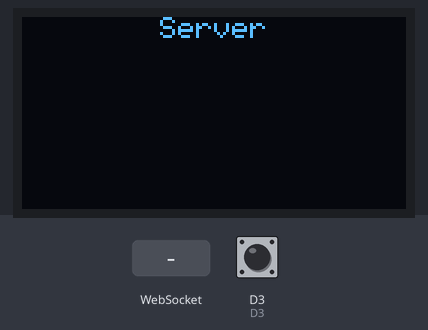
Simulated run of this sketch. Board: ESP8266 (NodeMCU). On the bench: 128×64 one-colour display. The inputs (shaded band) are chosen by the test bench; at power-on: D3 HIGH. WiFi joins after 1.5 s; servers stay silent unless stated; what the sketch prints to the serial monitor is not drawn.

Above: at 2.7 s.
2.8 s: D3 pulled LOW for 1 s
At 5.0 s:
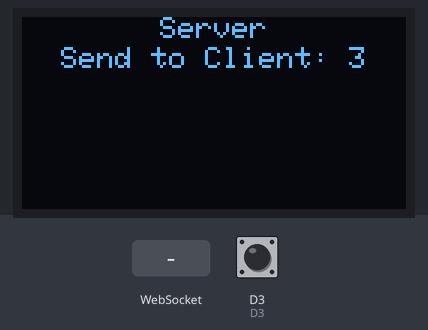
5.3 s: WebSocket text "1" received
At 5.34 s:
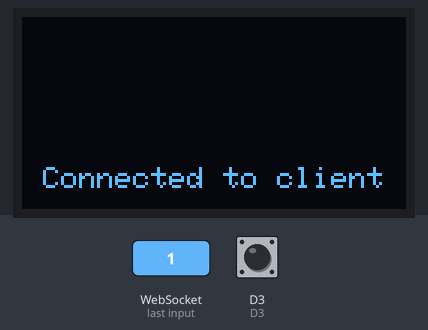
6.8 s: WebSocket text "0" received
At 7.5 s:
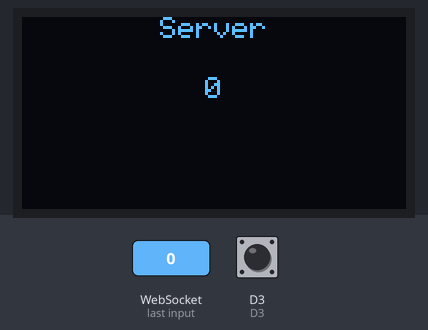
8.3 s: D3 pulled LOW for 0.15 s
At 8.64 s:
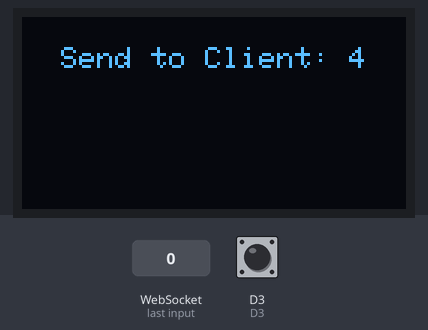
Timing chart, 0 to 11.1 s (numbered marks = the images above; inputs shaded):
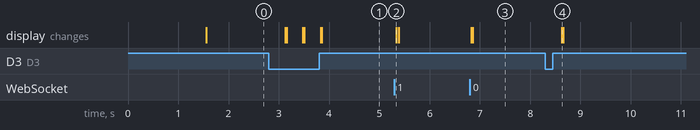

Measured:
- after the input at 2.8 s, the display: first changes after 0.33 s (image 1 shows a later state)
- after the input at 5.3 s, the display: changes at once (image 2)
- after the input at 6.8 s, the display: first changes at once (image 3 shows a later state)
- after the input at 8.3 s, the display: changes after 0.33 s (image 4)

The sketch:

Websocket_Server_ESP8266.ino
```cpp
#include <ESP8266WiFi.h>
#include <WebSocketsServer.h>
#include <iostream>
#include <Adafruit_GFX.h>
#include <Adafruit_SSD1306.h>

#define SCREEN_WIDTH 128 // OLED display width, in pixels
#define SCREEN_HEIGHT 64 // OLED display height, in pixels
#define OLED_RESET     -1 // Reset pin gui -1 de bao cho 8266 biet 1306 khong co chan reset
#define SCREEN_ADDRESS 0x3C // dia chi I2P cua OLED
Adafruit_SSD1306 display(SCREEN_WIDTH, SCREEN_HEIGHT, &Wire, OLED_RESET);

IPAddress local_IP(10, 0, 0, 178);
IPAddress gateway(10, 0, 0, 2);
IPAddress subnet(255, 255, 255, 0);
IPAddress primaryDNS(1, 1, 1, 1); //optional
IPAddress secondaryDNS(8, 8, 4, 4); //optional

int D3 = 0;
int count = 0;
const char* ssid = "your_id";
const char* password = "your_pass";


WebSocketsServer WebSocketsServer(80);
// webSocketServer.broadcastTXT(payload, length); để gửi cho tất cả các client.
void setup() {
  if (WiFi.config(local_IP, gateway, subnet, primaryDNS, secondaryDNS) == false){
    Serial.println("Faild");
  }
  WiFi.begin(ssid, password);
  Serial.begin(115200);
  if(!display.begin(SSD1306_SWITCHCAPVCC, SCREEN_ADDRESS)) {
  }
  display.clearDisplay();
  display.setTextColor(WHITE, BLACK);
  delay(500);
  if (WiFi.waitForConnectResult() != WL_CONNECTED) {
    Serial.printf("STA: Failed!\n");
    WiFi.disconnect(false);
    delay(1000);
    WiFi.begin(ssid, password);
  }
  Serial.println("Wifi_Connected");
  pinMode(D3, INPUT_PULLUP);
  WebSocketsServer.begin();
  Serial.println("WebSocket server started");
  Serial.println(WiFi.localIP());
  WebSocketsServer.onEvent(onWebSocketEvent);

}

void loop() {
  WebSocketsServer.loop();
  if (digitalRead(D3) == 0){
    display.clearDisplay();
    count += 1;
    // Serial.println(count);
    String message = "From Server: " + String(count);
    WebSocketsServer.broadcastTXT(message);
    String Send_to_Client = "Send to Client: " + String(count);
    int16_t xAPName = getCenteredX(Send_to_Client.c_str());
    display.setCursor(xAPName, 10);
    display.print(Send_to_Client);
    // display.println(count);
    Serial.println("Send to Client: " + String(count));
    delay(300);
    display.display();
  }
  int16_t xAPName = getCenteredX("Server");
  display.setCursor(xAPName, 0);
  display.println("Server");
  display.display();
}

int16_t getCenteredX(const char* text) {
  int16_t x1, y1;
  uint16_t w, h;
  display.getTextBounds(text, 0, 0, &x1, &y1, &w, &h);
  return (SCREEN_WIDTH - w) / 2;
}

void onWebSocketEvent(uint8_t num, WStype_t type, uint8_t * payload, size_t length) {
  switch(type) {
    case WStype_DISCONNECTED:
      Serial.println("Disconnected");
      display.fillScreen(SSD1306_WHITE);
      // display.setCursor(30,50);
      // display.println("Disconnected");
      display.display();
      break;
    case WStype_CONNECTED:
      display.clearDisplay();
      Serial.println("Connected to client");
      display.setCursor(7,50);
      display.println("Connected to client");
      display.display();
      break;
    case WStype_TEXT:
      display.clearDisplay();
      Serial.println((char*) payload);
      String Data_From_Client = (char*) payload;
      int16_t xAPName = getCenteredX(Data_From_Client.c_str());
      display.setCursor(xAPName, 20);
      display.println(Data_From_Client);
      display.display();
      WebSocketsServer.broadcastTXT("OK");
      break;
  }
}
// void onWebSocketEvent(WStype_t type, uint8_t * payload, size_t length) {
//   switch(type) {
//     case WStype_DISCONNECTED:
//       Serial.println("Disconnected!");
//       break;
//     case WStype_CONNECTED:
//       Serial.println("Connected to server!");
//       break;
//     case WStype_TEXT:
//       Serial.println("Got text: " + String((char*)payload));
//       // Xử lý tin nhắn nhận được từ server
//       break;
//   }
// }


// #include <ESP8266WiFi.h>
// #include <WebSocketsServer.h>
// const char* ssid = "your_id";
// const char* password = "your_pass";
// // ... (các khai báo khác)

// WebSocketsServer webSocketServer(80); // Khởi tạo server trên cổng 81

// void setup() {
//   Serial.begin(115200);
//   WiFi.begin(ssid, password);
//   if (WiFi.waitForConnectResult() != WL_CONNECTED) {
//     Serial.printf("STA: Failed!\n");
//     WiFi.disconnect(false);
//     delay(1000);
//     WiFi.begin(ssid, password);
//   }
//   Serial.println("Wifi_Connected");

//   WebSocketsServer.begin();
//   Serial.println("WebSocket server started");
//   Serial.println(WiFi.localIP());
//   WebSocketsServer.onEvent(onWebSocketEvent);
// }

// void loop() {
//   WebSocketsServer.loop();
// }

// void onWebSocketEvent(uint8_t num, WStype_t type, uint8_t * payload, size_t length) {
//   switch(type) {
//     case WStype_TEXT:
//       Serial.printf("[%u] Received TEXT: %s\n", num, payload);
//       // Xử lý dữ liệu nhận được ở đây
//       String message = (char*)payload;
//       break;
//   }
// }
```
